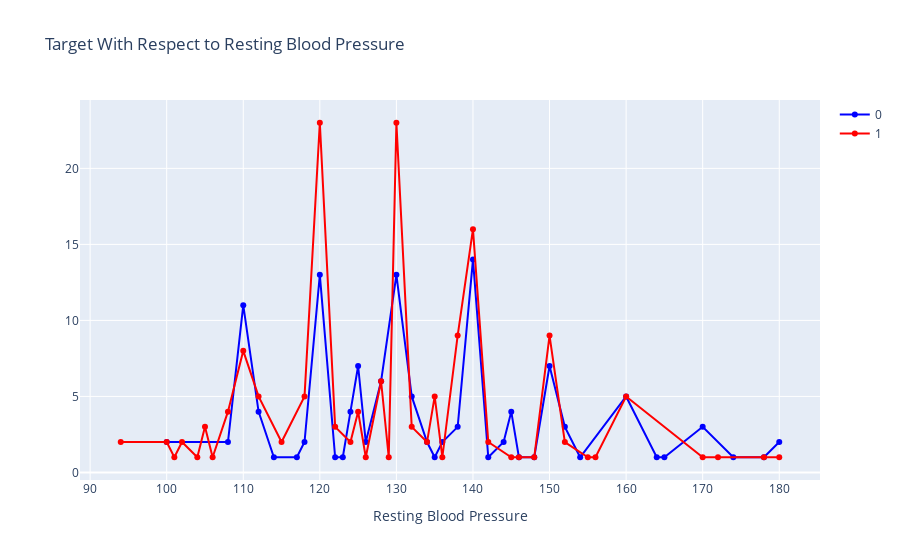

Source (notebook cell):
### Code cell
col='trestbps'
d1=heart_df_new[heart_df_new['target']==0]
d2=heart_df_new[heart_df_new['target']==1]
v1=d1[col].value_counts().reset_index()
v1=v1.rename(columns={col:'count','index':col})
v1['percent']=v1['count'].apply(lambda x : 100*x/sum(v1['count']))
v1=v1.sort_values(col)
v2=d2[col].value_counts().reset_index()
v2=v2.rename(columns={col:'count','index':col})
v2['percent']=v2['count'].apply(lambda x : 100*x/sum(v2['count']))
v2=v2.sort_values(col)
trace1 = go.Scatter(x=v1[col], y=v1["count"], name=0, marker=dict(color="blue"),mode='lines+markers')
trace2 = go.Scatter(x=v2[col], y=v2["count"], name=1, marker=dict(color="red"),mode='lines+markers')
data = [trace1, trace2]
layout={'title':"Target With Respect to Resting Blood Pressure",'xaxis':{'title':"Resting Blood Pressure"}}
fig = go.Figure(data, layout=layout)
iplot(fig)

### Figure 1 — Plotly figure (JSON) as saved in the notebook; plotly's stock layout.template omitted (floating-point values rounded to 4 significant figures)
{"data": [{"marker": {"color": "blue"}, "mode": "lines+markers", "name": "0", "type": "scatter", "x": [100, 108, 110, 112, 114, 117, 118, 120, 122, 123, 124, 125, 126, 128, 130, 132, 134, 135, 136, 138, 140, 142, 144, 145, 146, 148, 150, 152, 154, 160, 164, 165, 170, 174, 178, 180], "y": [2, 2, 11, 4, 1, 1, 2, 13, 1, 1, 4, 7, 2, 6, 13, 5, 2, 1, 2, 3, 14, 1, 2, 4, 1, 1, 7, 3, 1, 5, 1, 1, 3, 1, 1, 2]}, {"marker": {"color": "red"}, "mode": "lines+markers", "name": "1", "type": "scatter", "x": [94, 100, 101, 102, 104, 105, 106, 108, 110, 112, 115, 118, 120, 122, 124, 125, 126, 128, 129, 130, 132, 134, 135, 136, 138, 140, 142, 145, 146, 148, 150, 152, 155, 156, 160, 170, 172, 178, 180], "y": [2, 2, 1, 2, 1, 3, 1, 4, 8, 5, 2, 5, 23, 3, 2, 4, 1, 6, 1, 23, 3, 2, 5, 1, 9, 16, 2, 1, 1, 1, 9, 2, 1, 1, 5, 1, 1, 1, 1]}], "layout": {"title": {"text": "Target With Respect to Resting Blood Pressure"}, "xaxis": {"title": {"text": "Resting Blood Pressure"}}}}
